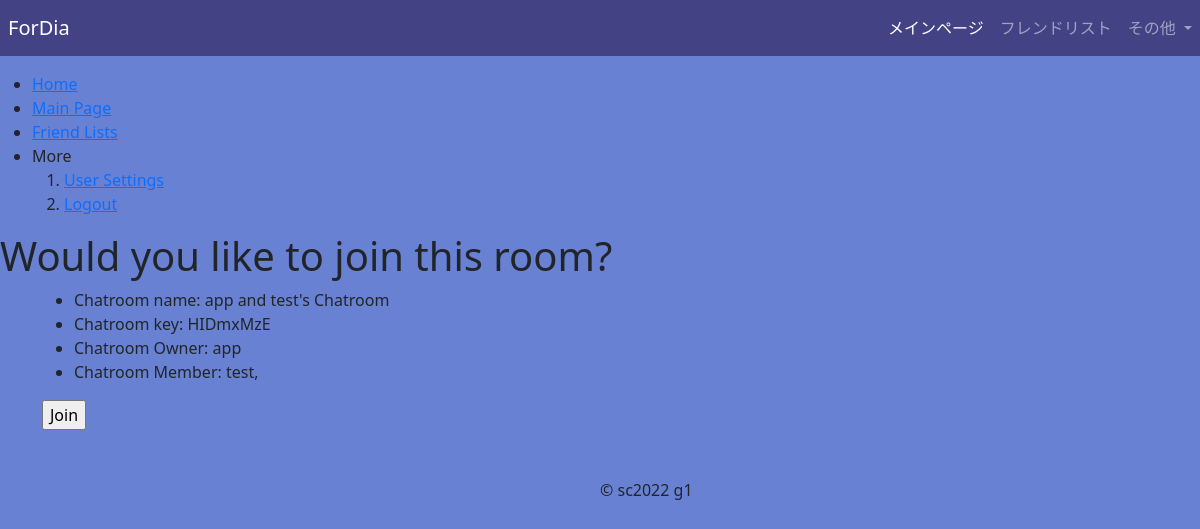
/mainpage/HIDmxMzE/ (signed in), run on the app's committed database.
### __init__.py (models this page shows)
class Chatroom(db.Model):
    id = db.Column(db.Integer, primary_key=True)
    name = db.Column(db.String(25))
    chatroom_key = db.Column(db.String(100), unique=True)
    user1 = db.Column(db.Integer)
    user2 = db.Column(db.Integer, nullable=True)
    user3 = db.Column(db.Integer, nullable=True)
    user4 = db.Column(db.Integer, nullable=True)
    user5 = db.Column(db.Integer, nullable=True)

class User(UserMixin, db.Model):
    id = db.Column(db.Integer, primary_key=True)
    name = db.Column(db.String(25))
    email = db.Column(db.String(100), unique=True)
    password = db.Column(db.String(1000))
    icon = db.Column(db.String(1000))
    friend_key = db.Column(db.String(100), unique=True)

### __init__.py (the view, shortened to what this page needs)
@app.route('/mainpage/<string:chatroom_key>/')
@login_required
def chatroom(chatroom_key):
    id = current_user.id
    chatrooms_user1 = Chatroom.query.filter_by(user1=id).all()
    chatrooms_user2 = Chatroom.query.filter_by(user2=id).all()
    chatrooms_user3 = Chatroom.query.filter_by(user3=id).all()
    chatrooms_user4 = Chatroom.query.filter_by(user4=id).all()
    chatrooms_user5 = Chatroom.query.filter_by(user5=id).all()
    chatroom_key = chatroom_key
    chatroom_info = Chatroom.query.filter_by(chatroom_key=chatroom_key).first()
    user1 = User.query.filter_by(id=chatroom_info.user1).first()
    user2 = User.query.filter_by(id=chatroom_info.user2).first()
    user3 = User.query.filter_by(id=chatroom_info.user3).first()
    user4 = User.query.filter_by(id=chatroom_info.user4).first()
    user5 = User.query.filter_by(id=chatroom_info.user5).first()
    if not chatroom_info:
        flash('The chatroom does not exists. Please try again')
        return redirect(url_for('mainpage'))
    if  current_user.id not in [chatroom_info.user1,chatroom_info.user2,chatroom_info.user3,chatroom_info.user4,chatroom_info.user5]:
        return render_template(
            'chatroom_join.html',
            chatroom_id=chatroom_info.id,
            chatroom_name=chatroom_info.name,
            chatroom_key=chatroom_info.chatroom_key,
            chatroom_user1 = user1,
            chatroom_user2 = user2,
            chatroom_user3 = user3,
            chatroom_user4 = user4,
            chatroom_user5 = user5
        )

### __init__.py (called while the page is built)
@login_manager.user_loader
def load_user(user_id):
    return User.query.get(int(user_id))

### templates/chatroom_join.html (shortened to what this page needs)
{% extends 'base.html' %}
{% block content %}
    <h1>Would you like to join this room?</h1>
    <div class="container">
        <ul>
            <li>Chatroom name: {{chatroom_name}}</li>
            <li>Chatroom key: {{chatroom_key}}</li>
            <li>Chatroom Owner: {{chatroom_user1.name}}</li>
            <li>Chatroom Member:
                {% if chatroom_user2 %}
                    {{chatroom_user2.name}},
                {% endif %}
            </li>
        </ul>
        <form method="POST" action="{{url_for('chatroom_join')}}">
            <input type="submit" value="Join">
        </form>
    </div>
{% endblock content%}

### static/css/base.css (style rules this page uses)
html, body { background-color: #6981D2; }

### data on the page
Chatroom: name "app and test's Chatroom", chatroom_key "HIDmxMzE"
User: name "app"
User: name "test"
